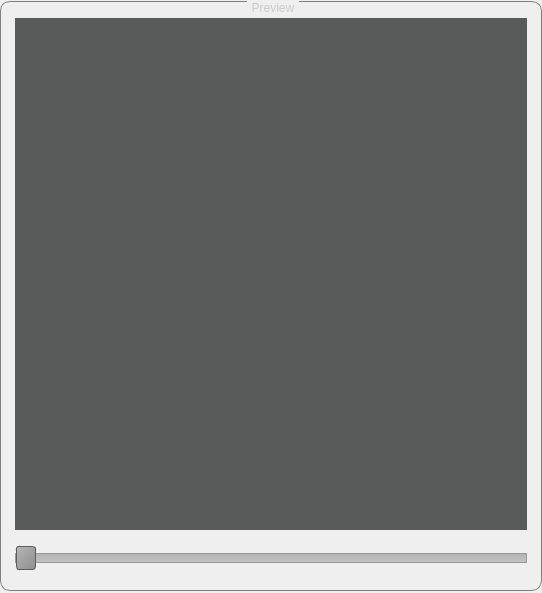
     <widget class="QFrame" name="fr_preview">
      <property name="minimumSize">
       <size>
        <width>542</width>
        <height>593</height>
       </size>
      </property>
      <property name="maximumSize">
       <size>
        <width>542</width>
        <height>593</height>
       </size>
      </property>
      <property name="frameShape">
       <enum>QFrame::NoFrame</enum>
      </property>
      <property name="frameShadow">
       <enum>QFrame::Raised</enum>
      </property>
      <layout class="QGridLayout" name="gridLayout_5">
       <property name="leftMargin">
        <number>0</number>
       </property>
       <property name="topMargin">
        <number>0</number>
       </property>
       <property name="rightMargin">
        <number>0</number>
       </property>
       <property name="bottomMargin">
        <number>0</number>
       </property>
       <item row="0" column="0">
        <widget class="QGroupBox" name="grb_preview">
         <property name="minimumSize">
          <size>
           <width>542</width>
           <height>590</height>
          </size>
         </property>
         <property name="maximumSize">
          <size>
           <width>542</width>
           <height>590</height>
          </size>
         </property>
         <property name="styleSheet">
          <string notr="true">QGroupBox {
    border: 1px solid gray;
    border-radius: 10px;
    margin-top: 1ex; /* leave space at the top for the title */
}
QGroupBox::title {
	color: rgb(203, 203, 203);
	subcontrol-origin: margin;
    subcontrol-position: top center; /* position at the top center */
    padding: 0 3px;
}
</string>
         </property>
         <property name="title">
          <string>Preview</string>
         </property>
         <layout class="QGridLayout" name="gridLayout_4">
          <item row="0" column="0">
           <widget class="QFrame" name="fr_preview_image">
            <property name="minimumSize">
             <size>
              <width>512</width>
              <height>512</height>
             </size>
            </property>
            <property name="maximumSize">
             <size>
              <width>512</width>
              <height>512</height>
             </size>
            </property>
            <property name="frameShape">
             <enum>QFrame::NoFrame</enum>
            </property>
            <property name="frameShadow">
             <enum>QFrame::Raised</enum>
            </property>
            <layout class="QGridLayout" name="gridLayout_3">
             <property name="leftMargin">
              <number>0</number>
             </property>
             <property name="topMargin">
              <number>0</number>
             </property>
             <property name="rightMargin">
              <number>0</number>
             </property>
             <property name="bottomMargin">
              <number>0</number>
             </property>
             <item row="0" column="3">
              <widget class="QLabel" name="l_preview_image">
               <property name="maximumSize">
                <size>
                 <width>512</width>
                 <height>512</height>
                </size>
               </property>
               <property name="styleSheet">
                <string notr="true">background-color: rgb(89, 90, 90);</string>
               </property>
               <property name="text">
                <string/>
               </property>
               <property name="alignment">
                <set>Qt::AlignCenter</set>
               </property>
              </widget>
             </item>
            </layout>
           </widget>
          </item>
          <item row="1" column="0">
           <widget class="QFrame" name="fr_frame_slider">
            <property name="minimumSize">
             <size>
              <width>512</width>
              <height>30</height>
             </size>
            </property>
            <property name="maximumSize">
             <size>
              <width>512</width>
              <height>30</height>
             </size>
            </property>
            <property name="frameShape">
             <enum>QFrame::NoFrame</enum>
            </property>
            <property name="frameShadow">
             <enum>QFrame::Raised</enum>
            </property>
            <layout class="QGridLayout" name="gridLayout_14">
             <property name="leftMargin">
              <number>0</number>
             </property>
             <property name="topMargin">
              <number>0</number>
             </property>
             <property name="rightMargin">
              <number>0</number>
             </property>
             <property name="bottomMargin">
              <number>0</number>
             </property>
             <property name="spacing">
              <number>0</number>
             </property>
             <item row="0" column="0">
              <widget class="QSlider" name="sl_frame">
               <property name="minimumSize">
                <size>
                 <width>512</width>
                 <height>30</height>
                </size>
               </property>
               <property name="maximumSize">
                <size>
                 <width>512</width>
                 <height>30</height>
                </size>
               </property>
               <property name="styleSheet">
                <string notr="true">QSlider::groove:horizontal {
    border: 1px solid #999999;
    height: 8px; /* the groove expands to the size of the slider by default. by giving it a height, it has a fixed size */
    background: qlineargradient(x1:0, y1:0, x2:0, y2:1, stop:0 #B1B1B1, stop:1 #c4c4c4);
    margin: 2px 0;
}

QSlider::handle:horizontal {
    background: qlineargradient(x1:0, y1:0, x2:1, y2:1, stop:0 #b4b4b4, stop:1 #8f8f8f);
    border: 1px solid #5c5c5c;
    width: 18px;
    margin: -8px 0; /* handle is placed by default on the contents rect of the groove. Expand outside the groove */
    border-radius: 3px;
}</string>
               </property>
               <property name="maximum">
                <number>0</number>
               </property>
               <property name="orientation">
                <enum>Qt::Horizontal</enum>
               </property>
               <property name="invertedAppearance">
                <bool>false</bool>
               </property>
               <property name="invertedControls">
                <bool>false</bool>
               </property>
              </widget>
             </item>
            </layout>
           </widget>
          </item>
         </layout>
        </widget>
       </item>
      </layout>
     </widget>
